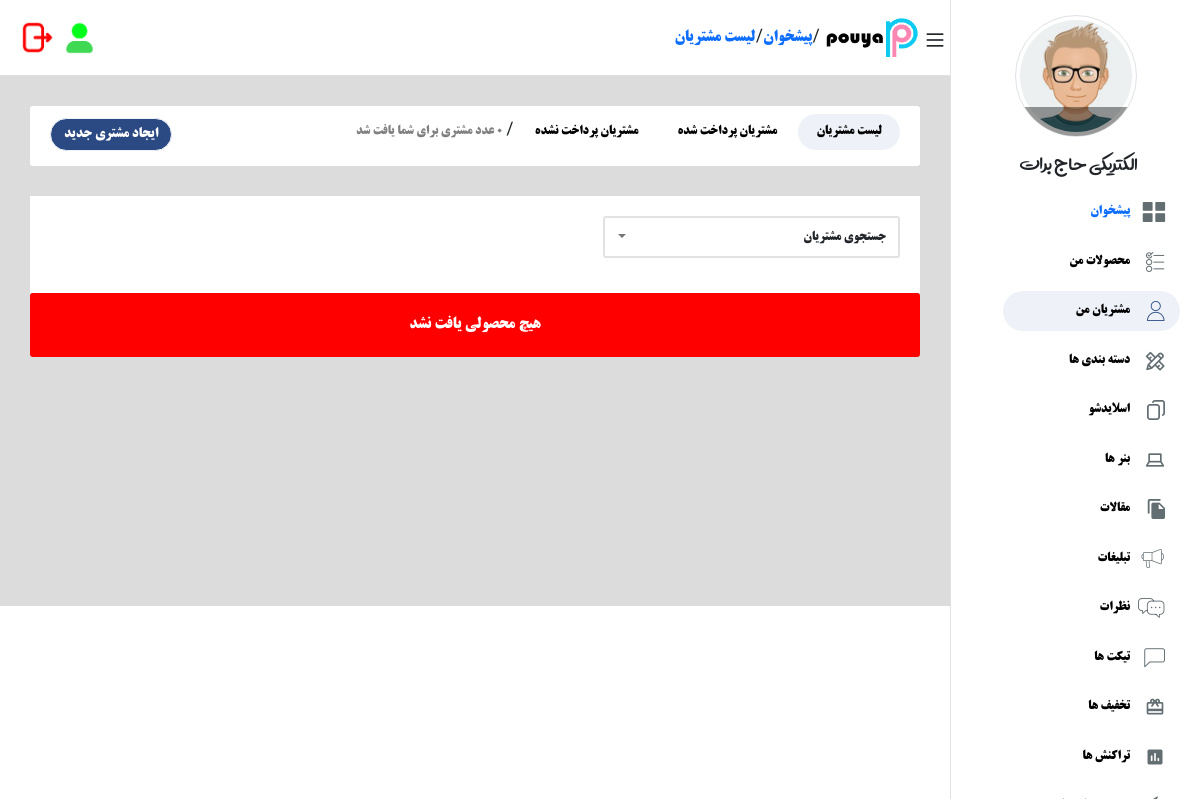
Page /customer/list/ (signed in) on the earlier database version.
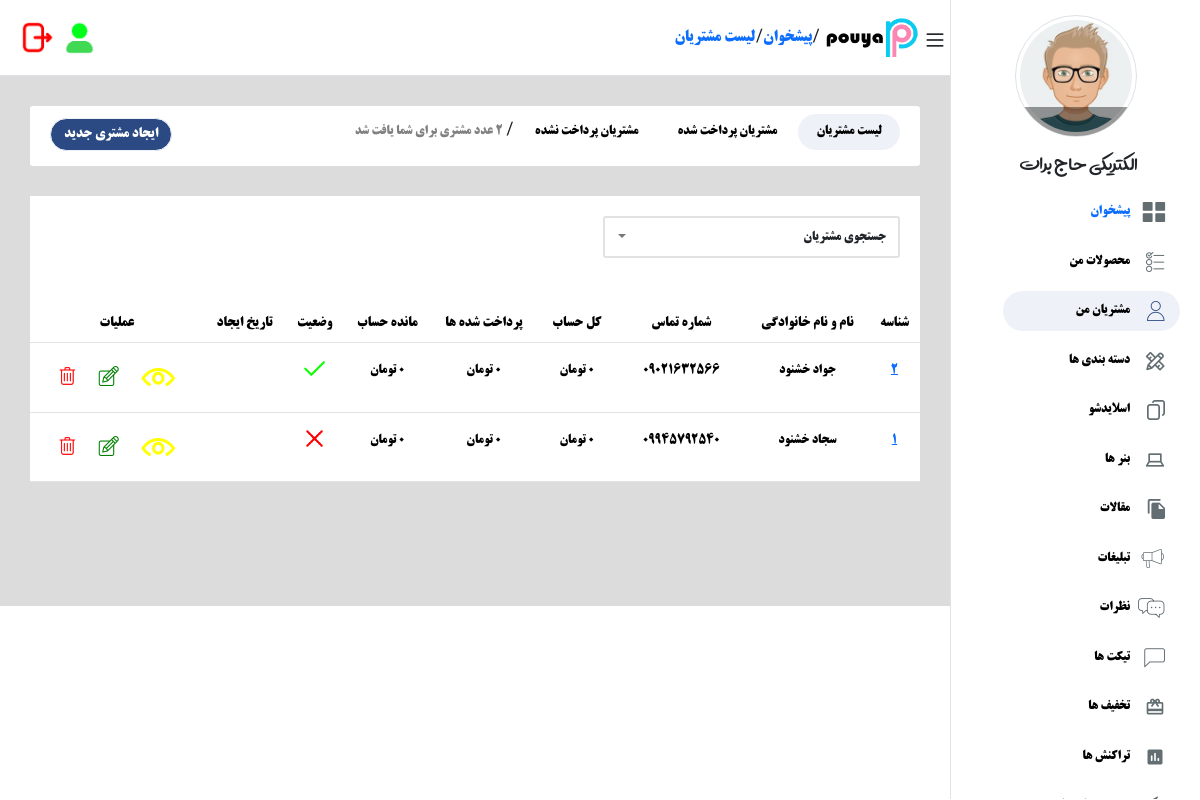
Same page on the later database version.
### customer/models.py (models this page shows, shortened)
class Customer(models.Model):
    user = models.ForeignKey(User, on_delete=models.CASCADE)
    fullname = models.CharField(max_length=200, null=True, blank=True, verbose_name="نام و نام خانوادگی")
    phone = models.CharField(max_length=12, verbose_name="شماره تماس")
    is_active = models.BooleanField(default=True, verbose_name="فعال")
    is_paid = models.BooleanField(default=False, verbose_name="پرداخت شده ")
    price = models.BigIntegerField(default=0,verbose_name="حساب در فروشگاه")
    price_paid_all = models.BigIntegerField(default=0,verbose_name=" پول  پرداختی  ای کل    ")
    price_mandeh = models.BigIntegerField(default=0,verbose_name="باقی مانده در فروشگاه")
    discription = models.TextField(max_length=300, null=True, blank=True, verbose_name="توضیحات مدیر")
    updated_at = models.DateTimeField(auto_now=True, verbose_name="تاریخ  ")
    created_at = models.DateTimeField(auto_now_add=True, verbose_name="تاریخ اضافه شدن")
    image = models.ImageField(upload_to="customer/", null=True, blank=True, verbose_name="عکس پروفایل")
    address = models.TextField(null=True,blank=True,verbose_name="ادرس کاربر")
    def created_date(self):
        return date2jalali(self.created_at)
    class Meta:
        verbose_name = "مشتری"
        verbose_name_plural = "مشتری ها  "
        ordering = ["-id"]

### customer/views.py (the view, shortened to what this page needs)
# urls.py: path("list/",login_required(views.ListCustomerView.as_view()),name="list_customer"),
class ListCustomerView(View):
    def get(slf,request):
        customers = Customer.objects.filter(user=request.user)
        search_customer =request.GET.get("search_customer")
        available = request.GET.get("available")
        unavailable = request.GET.get("unavailable")
        if available:
            customers = Customer.objects.filter(user=request.user).filter(is_paid=True)
        if unavailable:
            customers = Customer.objects.filter(user=request.user).filter(is_paid=False)
        if search_customer:
            customers = Customer.objects.filter(user=request.user).filter(fullname__contains=search_customer)
        return render(request,"customer/list.html" ,{"customers":customers ,"available":available,"unavailable":unavailable,"search_customer":search_customer})

### customer/templates/customer/list.html (shortened to what the changed rows need)
{% extends 'base.html' %}
{% load static %}
{% load humanize %}
{% block content %}
<div class="content">
    <div class="main-content" style="background-color: #dcdcdc;height: 530px;">
        <div class="tab__box" style="display: flex; justify-content: space-between;padding: 0px 10px;">
            <div class="tab__items">
            </div>
            <div class="tab__items mt-1">
            </div>
        </div>
        <div class="bg-white padding-20">
            <div class="t-header-search">
            </div>
        </div>
        {% if customers %}
        <div class="table__box">
          <table class="table">
              <thead role="rowgroup">
              <tr role="row" class="title-row ">
                  <th>شناسه</th>
                  <th>نام و نام خانوادگی </th>
                  <th>شماره تماس</th>
                  <th>کل حساب</th>
                  <th>پرداخت شده ها </th>
                  <th >مانده حساب</th>
                  <th>وضعیت </th>
                  <th>تاریخ ایجاد  </th>
                  <th>عملیات</th>
              </tr>
              </thead>
              <tbody>
             {% for customer in customers %}
             <tr role="row" >
              <td><a href="{% url 'customer:detail_customer' customer.id %}" >{{customer.id}}</a></td>
              <td><a href="{% url 'customer:detail_customer' customer.id %}" style="color: black;text-decoration: none;">{{customer.fullname}}</a></td>
              <td><a  style="color: black;text-decoration: none;">{{customer.phone}}</a></td>
              <td><a  style="color: black;text-decoration: none;"> {{customer.price|intcomma:0}} تومان </a></td>
              <td><a  style="color: black;text-decoration: none;"> {{customer.price_paid_all|intcomma:0}} تومان </a></td>
              <td><a  style="color: black;text-decoration: none;"> {{customer.price_mandeh|intcomma:0}} تومان </a></td>
              <td>
                {% if customer.is_paid == True %}
                <img
                  style="width: 25px; height: 25px;margin-top: 5px;"
                  src="{% static 'img/true.png' %}"
                />
                {% else %}
                <img
                  style="width: 25px; height: 25px;margin-top: 5px;"
                  src="{% static 'img/false.png' %}"
                />
                {% endif %}
              </td>
              <td><a >{{customer.created_date}} </a></td>
              <td>
                  <a style="text-decoration: none;"  class="item-eye " href="{% url 'customer:detail_customer' customer.id %}" title="مشاهده"></a>
                  <a style="text-decoration: none;" class="item-edit " href="{% url 'customer:detail_customer' customer.id %}" title="ویرایش"></a>
                  <a style="text-decoration: none;" class="item-delete" href="{% url 'customer:delete_customer' customer.id %}"  title="حذف"></a>
              </td>
          </tr>
             {% endfor %}
              </tbody>
          </table>
      </div>
        {% else %}
        <div class="tab__box" style="display: flex;justify-content: center; align-items: center;background-color: red;padding: 20px 0px;color: white;">
          هیچ محصولی یافت نشد
        </div>
        {% endif %}
    </div>
    </div>
{% endblock %}

Differences in the rows shown:
added Customer: id "2", fullname "جواد خشنود", phone "09021632566", price "0", price_paid_all "0", price_mandeh "0", is_paid True (drawn)
added Customer: id "1", fullname "سجاد خشنود", phone "09945792540", price "0", price_paid_all "0", price_mandeh "0", is_paid False (drawn)
Other differences:
text no longer shown: "هیچ محصولی یافت نشد"
text now shown: "شناسه نام و نام خانوادگی شماره تماس کل حساب پرداخت شده ها مانده حساب وضعیت تاریخ ایجاد عملیات"
